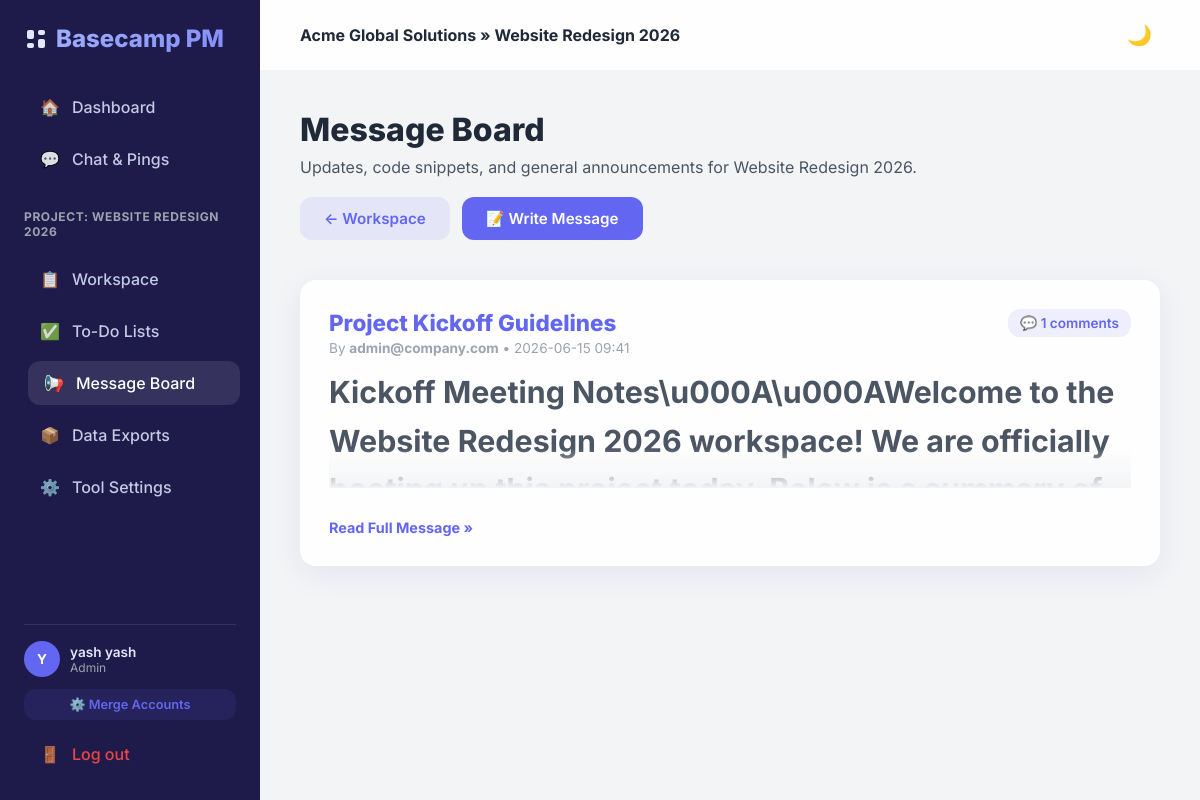
The page /projects/1/message-board/ (signed in) on the database its author committed.
### projects/models.py (models this page shows, shortened)
class Project(models.Model):
    name = models.CharField(max_length=255)
    description = models.TextField(blank=True)
    company = models.ForeignKey('accounts.Company', on_delete=models.CASCADE, related_name='projects')
    created_by = models.ForeignKey('accounts.User', on_delete=models.SET_NULL, null=True, related_name='created_projects')
    members = models.ManyToManyField('accounts.User', related_name='projects', blank=True)
    created_at = models.DateTimeField(auto_now_add=True)

### accounts/models.py (models this page shows, shortened)
class User(AbstractUser):
    ROLE_ADMIN = 'admin'
    ROLE_MEMBER = 'member'
    ROLE_CLIENT = 'client'
    ROLE_COLLABORATOR = 'collaborator'
    ROLE_CHOICES = [
        (ROLE_ADMIN, 'Admin'),
        (ROLE_MEMBER, 'Organization Member'),
        (ROLE_CLIENT, 'Client'),
        (ROLE_COLLABORATOR, 'Outside Collaborator'),
    ]
    email = models.EmailField(unique=True)
    role = models.CharField(max_length=20, choices=ROLE_CHOICES, default=ROLE_MEMBER)
    is_merged = models.BooleanField(default=False)
    merged_into = models.ForeignKey('self', on_delete=models.SET_NULL, null=True, blank=True, related_name='merged_accounts')
    USERNAME_FIELD = 'email'
    REQUIRED_FIELDS = ['username']

class Company(models.Model):
    name = models.CharField(max_length=255)
    slug = models.SlugField(max_length=255, unique=True)
    created_at = models.DateTimeField(auto_now_add=True)

### communication/models.py (models this page shows, shortened)
class MessageBoardPost(models.Model):
    project = models.ForeignKey('projects.Project', on_delete=models.CASCADE, related_name='posts')
    title = models.CharField(max_length=255)
    content = models.TextField() # Rich content written in Markdown
    author = models.ForeignKey('accounts.User', on_delete=models.SET_NULL, null=True, related_name='posts')
    created_at = models.DateTimeField(auto_now_add=True)
    updated_at = models.DateTimeField(auto_now=True)

### communication/views.py (the view)
# urls.py: path('projects/<int:project_id>/message-board/', views.message_board_view, name='message_board'),
@login_required
def message_board_view(request, project_id):
    project = get_object_or_404(Project, id=project_id)
    posts = MessageBoardPost.objects.filter(project=project).order_by('-created_at')
    return render(request, 'communication/message_board.html', {
        'project': project,
        'posts': posts
    })

### templates/communication/message_board.html (shortened to what this page needs)
{% extends 'base.html' %}
{% block content %}
<div style="margin-bottom: 40px; display: flex; justify-content: space-between; align-items: center; flex-wrap: wrap; gap: 20px;">
    <div>
        <h1 class="page-title">{{ tool_names.message_board|default:"Message Board" }}</h1>
        <p class="page-subtitle" style="margin-bottom: 0;">Updates, code snippets, and general announcements for {{ project.name }}.</p>
    </div>
    <div style="display: flex; gap: 12px;">
        <a href="{% url 'project_detail' project.id %}" class="btn btn-secondary">
            &larr; Workspace
        </a>
        <a href="{% url 'create_post' project.id %}" class="btn btn-primary">
            📝 Write Message
        </a>
    </div>
</div>
<div style="max-width: 900px; margin: 0 auto; display: flex; flex-direction: column; gap: 24px;">
    {% if posts %}
        {% for post in posts %}
        <div class="glass-card" style="margin-bottom: 0;">
            <div style="display: flex; justify-content: space-between; align-items: flex-start; margin-bottom: 12px;">
                <div>
                    <a href="{% url 'post_detail' project.id post.id %}" style="text-decoration: none; color: inherit;">
                        <h2 style="font-weight: 800; font-size: 1.4rem; color: var(--accent); margin-bottom: 4px; transition: var(--transition);">
                            {{ post.title }}
                        </h2>
                    </a>
                    <div style="font-size: 0.85rem; color: var(--text-muted);">
                        By <strong>{{ post.author.email|default:"Unknown User" }}</strong> &bull; {{ post.created_at|date:"Y-m-d H:i" }}
                    </div>
                </div>
                <div style="font-size: 0.85rem; padding: 6px 12px; background-color: var(--accent-light); border-radius: 12px; font-weight: 600; color: var(--accent);">
                    💬 {{ post.comments.count }} comments
                </div>
            </div>
            <div class="markdown-preview" data-content="{{ post.content|escapejs }}" style="max-height: 120px; overflow: hidden; position: relative; line-height: 1.6; font-size: 0.95rem; color: var(--text-secondary);">
            </div>
            <div style="margin-top: 16px; border-top: 1px solid var(--card-border); padding-top: 12px;">
                <a href="{% url 'post_detail' project.id post.id %}" style="color: var(--accent); font-weight: 700; text-decoration: none; font-size: 0.9rem;">
                    Read Full Message &raquo;
                </a>
            </div>
        </div>
        {% endfor %}
    {% else %}
        <div class="glass-card" style="text-align: center; padding: 50px;">
            <p style="color: var(--text-muted); font-size: 1.1rem; margin-bottom: 16px;">No posts have been published yet.</p>
            <a href="{% url 'create_post' project.id %}" class="btn btn-primary">Publish the First Post</a>
        </div>
    {% endif %}
</div>
{% endblock %}

### templates/base.html (shortened to what this page needs)
{% load static %}
<!DOCTYPE html>
<html lang="en">
<head>
    <link rel="stylesheet" href="https://cdnjs.cloudflare.com/ajax/libs/highlight.js/11.8.0/styles/github-dark.min.css">
    <link rel="stylesheet" href="{% static 'css/style.css' %}">
</head>
<body>
    <div class="app-container">
        {% if user.is_authenticated %}
        <aside class="sidebar">
            <div class="sidebar-brand">
                <span>Basecamp PM</span>
            </div>
            <nav class="sidebar-nav">
                <a href="{% url 'dashboard' %}" class="nav-item {% if request.resolver_match.url_name == 'dashboard' %}active{% endif %}">
                    <span>🏠</span> Dashboard
                </a>
                <a href="{% url 'chat_hub' %}" class="nav-item {% if 'chat' in request.path %}active{% endif %}">
                    <span>💬</span> Chat & Pings
                </a>
                {% if project %}
                <div style="margin: 20px 0 10px 0; font-size: 0.75rem; text-transform: uppercase; letter-spacing: 0.05em; color: var(--text-muted); font-weight: 700;">
                    Project: {{ project.name }}
                </div>
                <a href="{% url 'project_detail' project.id %}" class="nav-item {% if request.resolver_match.url_name == 'project_detail' %}active{% endif %}">
                    <span>📋</span> Workspace
                </a>
                {% if 'todo' in enabled_keys or not enabled_keys %}
                <a href="{% url 'todo_lists' project.id %}" class="nav-item {% if 'todo' in request.path %}active{% endif %}">
                    <span>✅</span> {{ tool_names.todo|default:"To-Do Lists" }}
                </a>
                {% endif %}
                {% if 'message_board' in enabled_keys or not enabled_keys %}
                <a href="{% url 'message_board' project.id %}" class="nav-item {% if 'message-board' in request.path %}active{% endif %}">
                    <span>📢</span> {{ tool_names.message_board|default:"Message Board" }}
                </a>
                {% endif %}
                {% if 'integrations' in enabled_keys or not enabled_keys %}
                <a href="{% url 'export_list' project.id %}" class="nav-item {% if 'exports' in request.path %}active{% endif %}">
                    <span>📦</span> Data Exports
                </a>
                {% endif %}
                {% if user.role == 'admin' or project.created_by == user %}
                <a href="{% url 'configure_tools' project.id %}" class="nav-item {% if 'configure' in request.path %}active{% endif %}">
                    <span>⚙️</span> Tool Settings
                </a>
                {% endif %}
                {% endif %}
            </nav>
            <div class="sidebar-footer">
                <div class="user-badge">
                    <div class="user-avatar">
                        {{ user.first_name|slice:":1"|upper }}
                    </div>
                    <div>
                        <div style="font-weight: 600;">{{ user.first_name }} {{ user.last_name }}</div>
                        <div style="color: var(--text-muted); font-size: 0.75rem;">{{ user.get_role_display }}</div>
                    </div>
                </div>
                {% if user.role == 'admin' %}
                <a href="{% url 'merge_users' %}" class="btn btn-secondary" style="padding: 8px 12px; font-size: 0.8rem; width: 100%;">
                    ⚙️ Merge Accounts
                </a>
                {% endif %}
                <a href="{% url 'logout' %}" class="nav-item" style="color: var(--danger); opacity: 1;">
                    <span>🚪</span> Log out
                </a>
            </div>
        </aside>
        {% endif %}
        <div class="main-wrapper">
            {% if user.is_authenticated %}
            <header class="top-navbar">
                <div>
                    <h4 style="font-weight: 700;">
                        {% if project %}
                            {{ project.company.name }} &raquo; {{ project.name }}
                        {% else %}
                            Workspace Dashboard
                        {% endif %}
                    </h4>
                </div>
                <div class="navbar-actions">
                    <button class="theme-toggle-btn" id="themeToggle" title="Toggle theme">
                    </button>
                </div>
            </header>
            {% endif %}
            <main class="content-body">
                {% block content %}{% endblock %}
            </main>
        </div>
    </div>
</body>
</html>

### static/css/style.css (style rules this page uses)
:root { --bg-color: #f3f4f6; --card-bg: rgba(255, 255, 255, 0.85); --card-border: rgba(255, 255, 255, 0.4); --text-primary: #1f2937; --text-secondary: #4b5563; --text-muted: #9ca3af; --accent: #6366f1; --accent-hover: #4f46e5; --accent-light: rgba(99, 102, 241, 0.1); --danger: #ef4444; --danger-hover: #dc2626; --success: #10b981; --warning: #f59e0b; --sidebar-bg: #1e1b4b; --sidebar-text: #e0e7ff; --shadow: 0 8px 32px 0 rgba(31, 38, 135, 0.07); --border-radius: 16px; --transition: all 0.3s cubic-bezier(0.4, 0, 0.2, 1); }
* { margin: 0; padding: 0; box-sizing: border-box; font-family: 'Inter', system-ui, -apple-system, sans-serif; }
body { background-color: var(--bg-color); color: var(--text-primary); min-height: 100vh; display: flex; overflow-x: hidden; transition: background-color 0.3s ease; }
.app-container { display: flex; width: 100vw; min-height: 100vh; }
.sidebar { width: 260px; background-color: var(--sidebar-bg); color: var(--sidebar-text); display: flex; flex-direction: column; padding: 24px; flex-shrink: 0; z-index: 100; transition: var(--transition); }
.sidebar-brand { font-size: 1.5rem; font-weight: 800; margin-bottom: 32px; display: flex; align-items: center; gap: 8px; background: linear-gradient(135deg, #a5b4fc 0%, #818cf8 100%); -webkit-background-clip: text; -webkit-text-fill-color: transparent; }
.sidebar-nav { display: flex; flex-direction: column; gap: 8px; flex-grow: 1; }
.nav-item { display: flex; align-items: center; gap: 12px; padding: 12px 16px; color: var(--sidebar-text); text-decoration: none; font-weight: 500; border-radius: 12px; opacity: 0.85; transition: var(--transition); }
.nav-item:hover, .nav-item.active { background-color: rgba(255, 255, 255, 0.1); opacity: 1; color: #fff; transform: translateX(4px); }
.sidebar-footer { padding-top: 16px; border-top: 1px solid rgba(255, 255, 255, 0.1); display: flex; flex-direction: column; gap: 12px; }
.user-badge { display: flex; align-items: center; gap: 10px; font-size: 0.85rem; }
.user-avatar { width: 36px; height: 36px; border-radius: 50%; background-color: var(--accent); color: #fff; display: flex; align-items: center; justify-content: center; font-weight: 700; }
.main-wrapper { flex-grow: 1; display: flex; flex-direction: column; height: 100vh; overflow-y: auto; }
.top-navbar { height: 70px; background-color: var(--card-bg); backdrop-filter: blur(12px); -webkit-backdrop-filter: blur(12px); border-bottom: 1px solid var(--card-border); display: flex; align-items: center; justify-content: space-between; padding: 0 40px; position: sticky; top: 0; z-index: 50; transition: var(--transition); }
.navbar-actions { display: flex; align-items: center; gap: 20px; }
.content-body { padding: 40px; flex-grow: 1; max-width: 1400px; width: 100%; margin: 0 auto; }
.glass-card { background-color: var(--card-bg); backdrop-filter: blur(16px); -webkit-backdrop-filter: blur(16px); border: 1px solid var(--card-border); border-radius: var(--border-radius); padding: 28px; box-shadow: var(--shadow); transition: var(--transition); margin-bottom: 24px; }
.btn { display: inline-flex; align-items: center; justify-content: center; gap: 8px; padding: 12px 24px; border-radius: 12px; font-weight: 600; text-decoration: none; border: none; cursor: pointer; transition: var(--transition); font-size: 0.95rem; }
.btn-primary { background-color: var(--accent); color: white; }
.btn-secondary { background-color: var(--accent-light); color: var(--accent); }
.page-title { font-size: 2rem; font-weight: 800; margin-bottom: 8px; }
.page-subtitle { color: var(--text-secondary); font-size: 1rem; margin-bottom: 32px; }
.theme-toggle-btn { background: none; border: none; cursor: pointer; font-size: 1.25rem; padding: 8px; border-radius: 50%; display: flex; align-items: center; justify-content: center; color: var(--text-primary); transition: var(--transition); }

### rows shown on the page
Project: name "WEBSITE REDESIGN 2026", company.name "Acme Global Solutions", name "Website Redesign 2026"
User: first_name "Y", first_name "yash", last_name "yash", role "Admin"
MessageBoardPost: title "Project Kickoff Guidelines", author.email "admin@company.com", created_at "2026-06-15 09:41", comments.count "1"

### other values the page prints
{{ tool_names.todo|default:"To-Do Lists" }} "To-Do Lists"
{{ tool_names.message_board|default:"Message Board" }} "Message Board"
